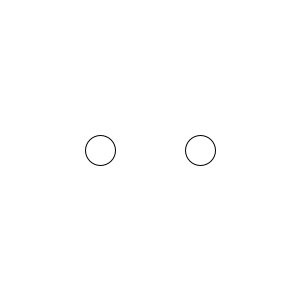
Frame 1 (no input)
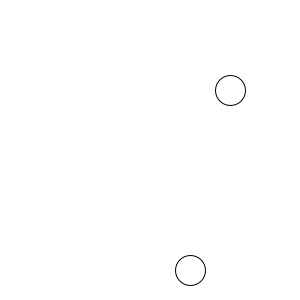
Frame 60 (the mouse pressed at the canvas centre just before this capture)
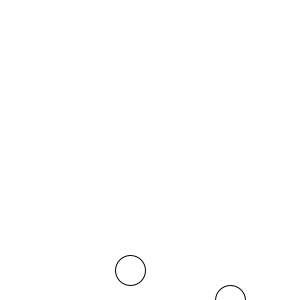
Frame 120 (the mouse held since frame 60 and released just before this capture)

The Processing sketch that drew these frames (run headless with seeded random() and noise(); from frame 60 on, the mouse is pressed at the canvas centre):

// Processing sketch: option1
// ── option1.pde
class Circle {
  int r;
  int positionX;
  int positionY;

  Circle(int rr, int x, int y) {
    r = rr;
    positionX = x;
    positionY = y;
  }

  void drawShape() {
    ellipse(positionX, positionY, r, r);
  }
  
  void move() {
    float rand = random(0, 4);
  
    if (rand < 1 && positionX + r/2 < width) {
      positionX += r;
    } else if (rand >= 1 && rand < 2 && positionX - r/2 > 0) {
      positionX -= r;
    } else if (rand >= 2 && rand < 3 && positionY - r/2 > 0) {
      positionY -= r;
    } else if (positionY + r/2 < height) {
      positionY += r;
    }
  }
  
  boolean intersects(Circle other) {
    float d = dist(positionX, positionY, other.positionX, other.positionY);
    return d < r/2 + other.r/2;
  }
  
  void resize(int newR) {
    r = newR;
  }
}

Circle circle1;
Circle circle2;

void setup() {
  size(300, 300);
  circle1 = new Circle(30, width/3, height/2);
  circle2 = new Circle(30, width*2/3, height/2);
}

void draw() {
  background(255);
  
  circle1.drawShape();
  circle1.move();
  
  circle2.drawShape();
  circle2.move();
  
  if (circle1.intersects(circle2)) {
    circle1.resize(circle1.r + 10);
    circle2.resize(circle2.r + 10);
  }
  
  frameRate(4);
}
